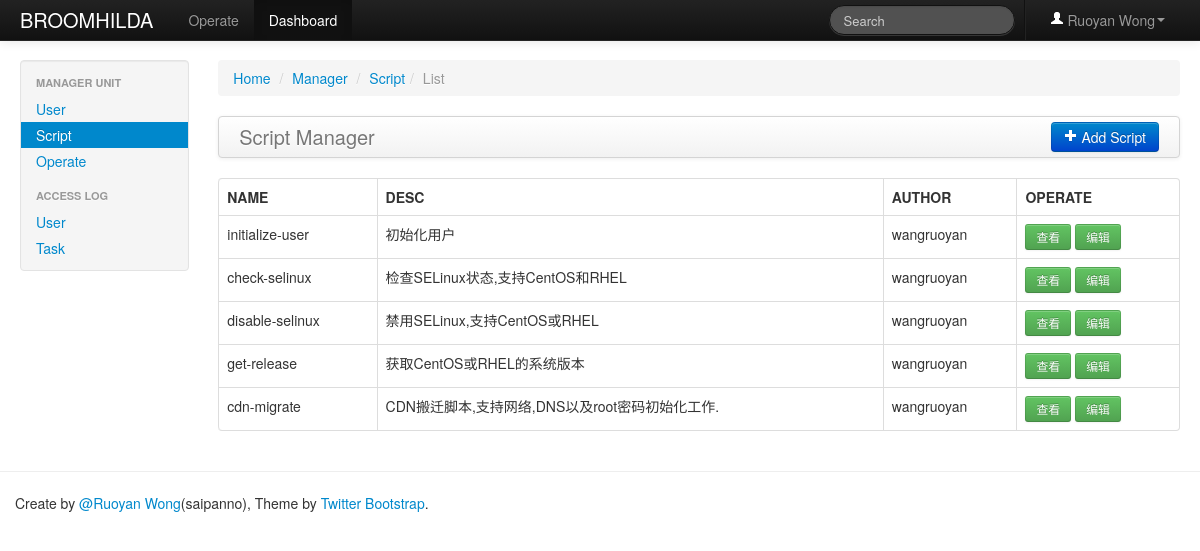
Page /dashboard/script/list (signed in) on the committed database.
### web/models/user.py (models this page shows, shortened)
class User(db.Model):
    __tablename__ = app.config['USER_LISTS']
    username = db.Column(db.UnicodeText, primary_key=True)
    nickname = db.Column(db.UnicodeText)
    password = db.Column(db.UnicodeText)

### web/models/dashboard.py (models this page shows, shortened)
class PreDefinedScript(db.Model):
    __tablename__ = app.config['PREDEFINED_SCRIPT_LISTS']
    id = db.Column(db.Integer, primary_key=True)
    name = db.Column(db.UnicodeText)
    desc = db.Column(db.UnicodeText)
    script = db.Column(db.UnicodeText)
    author = db.Column(db.UnicodeText)

### web/views/dashboard.py (the view)
@app.route('/dashboard/script/list')
@login_required
def list_script_ctrl():
    if request.method == 'GET':
        scripts = PreDefinedScript.query.all()
        return render_template('dashboard/show_script.html', scripts=scripts, type='List')

### web/extensions.py (called while the page is built)
def login_required(f):
    @wraps(f)
    def wrapper(*args, **kwargs):
        if not session.get('is_login'):
            flash('Login Required.', 'error')
            return redirect(url_for('user_login_ctrl', next=request.url))
        return f(*args, **kwargs)
    return wrapper

### web/templates/dashboard/show_script.html (shortened to what this page needs)
{% extends "dashboard/dashboard_base.html" %}
{% block active_dashboard_script %}active{% endblock %}
{% block main %}
    <div class="span10">
        <ul class="breadcrumb">
            <li><a href="/">Home</a> <span class="divider">/</span></li>
            <li class="#"><a href="#">Manager</a> <span class="divider">/</span></li>
            <li class="#"><a href="#">Script</a><span class="divider">/</span></li>
            <li class="active">{{ type }}</li>
        </ul>
    {% if type == 'List' %}
        <div class="navbar">
            <div class="navbar-inner">
                <a class="brand" href="#">Script Manager</a>
                <div class="btn-group pull-right">
                    <a href="{{ url_for('create_script_ctrl')}}" class="btn btn-primary"><i class="icon-plus icon-white"></i> Add Script</a>
                </div>
            </div>
        </div>
        <table class="table table-hover table-bordered">
            <thead>
            <tr>
                <th>NAME</th>
                <th>DESC</th>
                <th>AUTHOR</th>
                <th>OPERATE</th>
            </tr>
            </thead>
            <tbody>
                {% for script in scripts %}
                    <tr>
                        <td>{{ script.name }}</td>
                        <td>{{ script.desc }}</td>
                        <td>{{ script.author }}</td>
                        <td>
                            <a href="{{ url_for('show_script_ctrl', script_id=script.id)}}" class="btn btn-small btn-success">查看</a>
                            <a href="{{ url_for('edit_script_ctrl', script_id=script.id)}}" class="btn btn-small btn-success">编辑</a>
                        </td>
                    </tr>
                {% endfor %}
            </tbody>
        </table>
    {% endif %}
    </div>
{% endblock %}

### web/templates/index.html (shortened to what this page needs)
{% extends "header.html" %}
{% import "macro.html" as ext %}
{% block body %}
    <div class="navbar navbar-inverse navbar-fixed-top">
        <div class="navbar-inner">
            <div class="container-fluid">
                <a class="brand" href="{{ url_for('index_ctrl') }}">BROOMHILDA</a>
                <ul class="nav">
                    <li class="{% block active_operate %}{% endblock %}"><a href="{{ url_for("list_operate_ctrl", operate_type='Ssh') }}">Operate</a></li>
                    <li class="{% block active_dashboard %}{% endblock %}"><a href="{{ url_for("list_user_ctrl") }}">Dashboard</a></li>
                </ul>
                <ul class="nav pull-right">
                    <li class="divider-vertical"></li>
                    <li class="dropdown"><a href="#" class="dropdown-toggle" data-toggle="dropdown"><i class="icon-user icon-white"></i> {{ session['user'].nickname }}<b class="caret"></b></a>
                    </li>
                </ul>
                <form class="navbar-search pull-right" action="">
                    <input class="search-query span2" placeholder="Search" type="text">
                </form>
            </div>
        </div>
    </div>
    <div class="container-fluid">
        <div class="row-fluid">
            {% block sidebar %}
            {% endblock %}
            {% block main %}{% endblock %}
        </div>
    </div>
{% endblock %}

### web/templates/index.html (style rules this page uses)
body { padding-top: 60px; padding-bottom: 40px; }

### rows in the picture
User: user.nickname "Ruoyan Wong"
PreDefinedScript: name "initialize-user", desc "初始化用户", author "wangruoyan"
PreDefinedScript: name "check-selinux", desc "检查SELinux状态,支持CentOS和RHEL", author "wangruoyan"
PreDefinedScript: name "disable-selinux", desc "禁用SELinux,支持CentOS或RHEL", author "wangruoyan"
PreDefinedScript: name "get-release", desc "获取CentOS或RHEL的系统版本", author "wangruoyan"
PreDefinedScript: name "cdn-migrate", desc "CDN搬迁脚本,支持网络,DNS以及root密码初始化工作.", author "wangruoyan"

### other values in the picture
{{ type }} "List"
